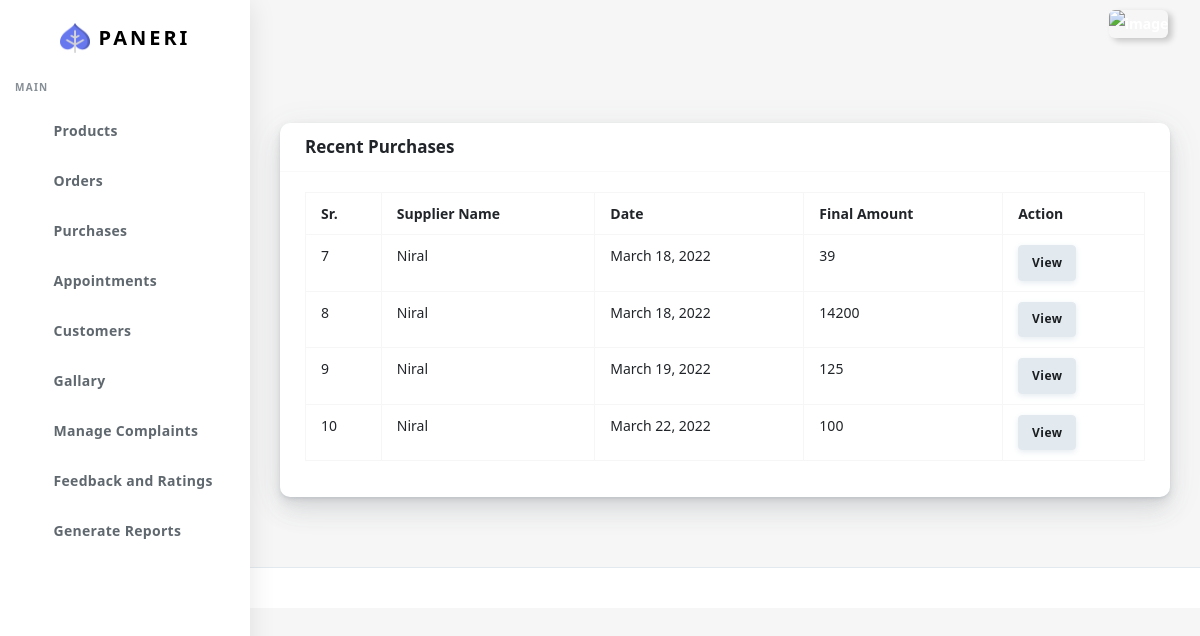
/purchasehistory, run on the app's committed database.
### customer/models.py (models this page shows, shortened)
class Purchase(models.Model):
    pur_date=models.DateTimeField(auto_now=True)
    sup_id=models.ForeignKey(Supplier,on_delete=CASCADE)
    userbase=models.ForeignKey(UserBase,on_delete=CASCADE)
    def __str__(self) -> str:
        return "Purchase on:{}".format(self.pur_date)

class Supplier(models.Model):
    sup_name=models.CharField(max_length=45)
    sup_add=models.CharField(max_length=200)
    sup_phone=models.CharField(max_length=10)
    sup_email=models.EmailField(max_length=30)
    shop_name=models.CharField(max_length=45)
    comp_id=models.ForeignKey(Company,on_delete=CASCADE)
    area_id=models.ForeignKey(Area,on_delete=CASCADE)

### customer/views.py (the view)
# urls.py: path("purchasehistory",views.purchasehistory,name="purchasehistory"),
def purchasehistory(request):
    final_list=[]
    pur=Purchase.objects.all()
    for p in pur:
        purd=PurchaseDetails.objects.filter(pur_id=p)
        eachsum=[]
        final_amount=0
        for i in purd:
            eachsum.append(i.pur_price*i.pur_qty)
            for j in eachsum:
                print("easum",j)
            final_amount=final_amount+j
            print("final",final_amount)
        print("before final list ",final_list)
        final_list.append(final_amount)
        print("final list ",final_list)
        final_amount=0
    print(pur)
    print(final_list)
    context=zip(pur,final_list)
    return render(request,"Mainadmin/pur-pay.html",{'pur':context})

### customer/templates/Mainadmin/pur-pay.html (shortened to what this page needs)
{% extends "Mainadmin/index.html" %}
{% load static %}
{% block body %}
<div class="main-content">
  <section class="section">
    <div class="section-body">
      <div class="row">
        <div class="col-12 col-md-12 col-lg-12">
          <div class="card">
            <div class="card-header">
              <h4>Recent Purchases</h4>
            </div>
            <div class="card-body">
              <div class="table-responsive">
                {% if pur %}
                <table class="table table-bordered table-md">
                  <tr>
                    <th>Sr.</th>
                    <th>Supplier Name</th>
                    <th>Date</th>
                    <th>Final Amount</th>
                    <th>Action</th>
                  </tr>
                  {% for p,a in pur %}
                  <tr>
                    <td>{{p.id}}</td>
                    <td>{{p.sup_id.sup_name}}</td>
                    <td>{{p.pur_date.date}}</td>
                    <td>{{a}}</td>
                    <td><a class="btn btn-light" href="{% url 'purDet' p.id %}">View</a></td>
                  </tr>
                  {% endfor %}
                </table>
                {% endif %}
              </div>
            </div>
          </div>
        </div>
      </div>
    </div>
  </section>
</div>
      <footer class="main-footer">
      </footer>
    </div>
  {% endblock body%}

### data on the page
Purchase: id "7", sup_id.sup_name "Niral", pur_date "March 18, 2022", a "39"
Purchase: id "8", sup_id.sup_name "Niral", pur_date "March 18, 2022", a "14200"
Purchase: id "9", sup_id.sup_name "Niral", pur_date "March 19, 2022", a "125"
Purchase: id "10", sup_id.sup_name "Niral", pur_date "March 22, 2022", a "100"
